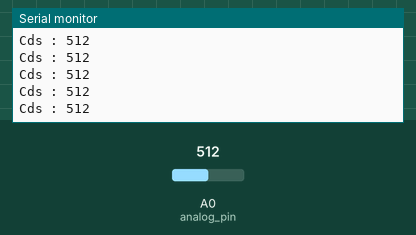
Simulated run of this sketch. Board: Arduino Uno, built with avr-gcc and run on an emulated ATmega328P. On the bench: the last lines printed to the serial monitor. The test bench sets the inputs (shaded band); at power-on: A0 (analog_pin) = 512.

Above: at 1.2 s.
1.3 s: A0 (analog_pin) set to 716
At 1.31 s:
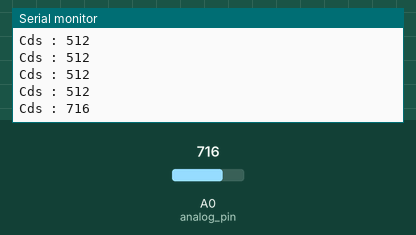
2.8 s: A0 (analog_pin) set to 900
At 2.81 s:
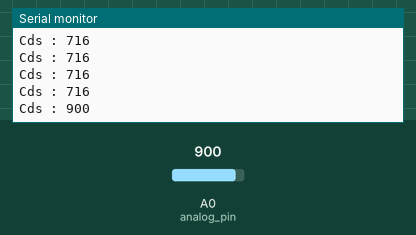
Timing chart, 0 to 5.8 s (numbered marks = the images above; inputs shaded):
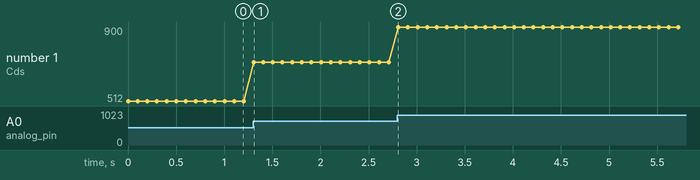

The sketch:

_7-1.ino
```cpp
/*
    District P
    아두이노 코딩#7-1
    조도센서의 값 확인하기
*/

// analog_pin을 A0로 사용
int analog_pin = A0;

void setup() {
    // PC와의 시리얼 통신 설정
    Serial.begin(9600);
}

void loop() {
    // cds 변수를 analog_pin의 값으로 지정
    int cds = analogRead(analog_pin);
    // 시리얼모니터에 "CdS : "라는 문자열 출력
    Serial.print("Cds : ");
    // 시리얼모니터에 cds변수값 출력 후 줄바꿈
    Serial.println(cds);
    // 0.1초간 기다림
    delay(100);
}
```

Measured:
- after the input at 1.3 s, the serial monitor: prints a new line at once (image 1)
- after the input at 2.8 s, the serial monitor: prints a new line at once (image 2)
- plotted number 1: 512 → 716 after the input at 1.3 s, 716 → 900 after the input at 2.8 s
